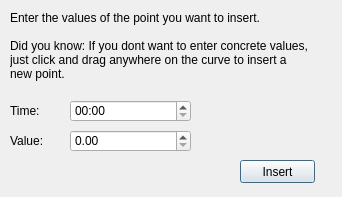
<?xml version="1.0" encoding="UTF-8"?>
<ui version="4.0">
 <class>Dialog</class>
 <widget class="QDialog" name="Dialog">
  <property name="geometry">
   <rect>
    <x>0</x>
    <y>0</y>
    <width>342</width>
    <height>197</height>
   </rect>
  </property>
  <property name="minimumSize">
   <size>
    <width>342</width>
    <height>197</height>
   </size>
  </property>
  <property name="maximumSize">
   <size>
    <width>342</width>
    <height>197</height>
   </size>
  </property>
  <property name="windowTitle">
   <string>Insert Point</string>
  </property>
  <widget class="QLabel" name="label">
   <property name="geometry">
    <rect>
     <x>10</x>
     <y>10</y>
     <width>301</width>
     <height>71</height>
    </rect>
   </property>
   <property name="text">
    <string>Enter the values of the point you want to insert. 

Did you know: If you dont want to enter concrete values, just click and drag anywhere on the curve to insert a new point.</string>
   </property>
   <property name="wordWrap">
    <bool>true</bool>
   </property>
  </widget>
  <widget class="QLabel" name="label_2">
   <property name="geometry">
    <rect>
     <x>10</x>
     <y>100</y>
     <width>46</width>
     <height>21</height>
    </rect>
   </property>
   <property name="text">
    <string>Time:</string>
   </property>
  </widget>
  <widget class="QLabel" name="label_3">
   <property name="geometry">
    <rect>
     <x>10</x>
     <y>130</y>
     <width>46</width>
     <height>21</height>
    </rect>
   </property>
   <property name="text">
    <string>Value:</string>
   </property>
  </widget>
  <widget class="QDoubleSpinBox" name="ipt_value">
   <property name="geometry">
    <rect>
     <x>70</x>
     <y>130</y>
     <width>121</width>
     <height>22</height>
    </rect>
   </property>
   <property name="maximum">
    <double>99999.990000000005239</double>
   </property>
  </widget>
  <widget class="QTimeEdit" name="ipt_time">
   <property name="geometry">
    <rect>
     <x>70</x>
     <y>100</y>
     <width>121</width>
     <height>22</height>
    </rect>
   </property>
   <property name="displayFormat">
    <string>HH:mm</string>
   </property>
  </widget>
  <widget class="QPushButton" name="btn_insert">
   <property name="geometry">
    <rect>
     <x>240</x>
     <y>160</y>
     <width>75</width>
     <height>23</height>
    </rect>
   </property>
   <property name="text">
    <string>Insert</string>
   </property>
  </widget>
 </widget>
 <resources>
  <include location="resources.qrc"/>
 </resources>
 <connections/>
</ui>
